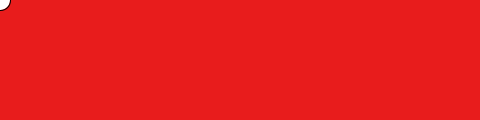
Frame 1 (no input)
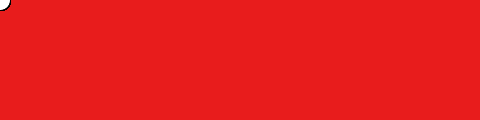
Frame 60 (the mouse pressed at the canvas centre just before this capture)
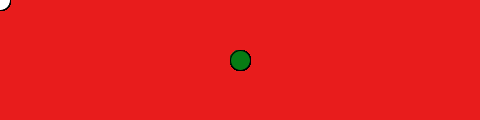
Frame 120 (the mouse held since frame 60 and released just before this capture)

The Processing sketch that drew these frames (run headless with seeded random() and noise(); from frame 60 on, the mouse is pressed at the canvas centre):

// Processing sketch: Lesson02_NameTaggApp
// ── Lesson02_NameTaggApp.pde
void setup() {

	size(480, 120);
	smooth();
	background(232,28,28);
}
void draw() {
	if (mousePressed) {
		fill(7,124,20);
	}else{
	fill(255);
	}

	if ((key == 'b') || (key == 'B')) {
		fill(0);
	}
	if ((key == 'r') || (key == 'R')) {
		fill(255,0,0);
	}
	if ((key == 'w') || (key == 'W')) {
		fill(255);
	}

	ellipse(mouseX, mouseY, 20, 20);
}

void keyPressed() {
	if ((key == 's') || (key == 'S')) {
  		selectOutput("Select a file to write to:", "fileSelected");
  
	}
}

void fileSelected(File selection) {
  	if (selection == null) {
    		println("Window was closed or the user hit cancel.");
  	}else{
    		println("User selected " + selection.getAbsolutePath());
    		save(selection.getAbsolutePath());
  	}
}
